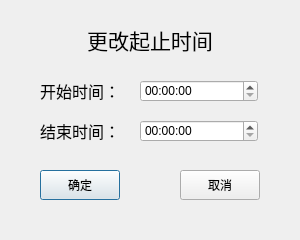
<?xml version="1.0" encoding="UTF-8"?>
<ui version="4.0">
 <class>changeTime</class>
 <widget class="QDialog" name="changeTime">
  <property name="geometry">
   <rect>
    <x>0</x>
    <y>0</y>
    <width>300</width>
    <height>240</height>
   </rect>
  </property>
  <property name="windowTitle">
   <string>Dialog</string>
  </property>
  <widget class="QPushButton" name="pushButton">
   <property name="geometry">
    <rect>
     <x>40</x>
     <y>170</y>
     <width>80</width>
     <height>30</height>
    </rect>
   </property>
   <property name="text">
    <string>确定</string>
   </property>
  </widget>
  <widget class="QPushButton" name="pushButton_2">
   <property name="geometry">
    <rect>
     <x>180</x>
     <y>170</y>
     <width>80</width>
     <height>30</height>
    </rect>
   </property>
   <property name="text">
    <string>取消</string>
   </property>
  </widget>
  <widget class="QTimeEdit" name="Begin">
   <property name="geometry">
    <rect>
     <x>140</x>
     <y>80</y>
     <width>118</width>
     <height>22</height>
    </rect>
   </property>
  </widget>
  <widget class="QLabel" name="label">
   <property name="geometry">
    <rect>
     <x>40</x>
     <y>80</y>
     <width>100</width>
     <height>22</height>
    </rect>
   </property>
   <property name="font">
    <font>
     <family>Adobe 黑体 Std R</family>
     <pointsize>12</pointsize>
    </font>
   </property>
   <property name="text">
    <string>开始时间：</string>
   </property>
  </widget>
  <widget class="QLabel" name="label_2">
   <property name="geometry">
    <rect>
     <x>40</x>
     <y>120</y>
     <width>100</width>
     <height>22</height>
    </rect>
   </property>
   <property name="font">
    <font>
     <family>Adobe 黑体 Std R</family>
     <pointsize>12</pointsize>
    </font>
   </property>
   <property name="text">
    <string>结束时间：</string>
   </property>
  </widget>
  <widget class="QTimeEdit" name="End">
   <property name="geometry">
    <rect>
     <x>140</x>
     <y>120</y>
     <width>118</width>
     <height>22</height>
    </rect>
   </property>
  </widget>
  <widget class="QLabel" name="label_3">
   <property name="geometry">
    <rect>
     <x>0</x>
     <y>20</y>
     <width>300</width>
     <height>40</height>
    </rect>
   </property>
   <property name="font">
    <font>
     <family>Adobe 黑体 Std R</family>
     <pointsize>16</pointsize>
    </font>
   </property>
   <property name="text">
    <string>更改起止时间</string>
   </property>
   <property name="alignment">
    <set>Qt::AlignCenter</set>
   </property>
  </widget>
 </widget>
 <resources/>
 <connections/>
</ui>
